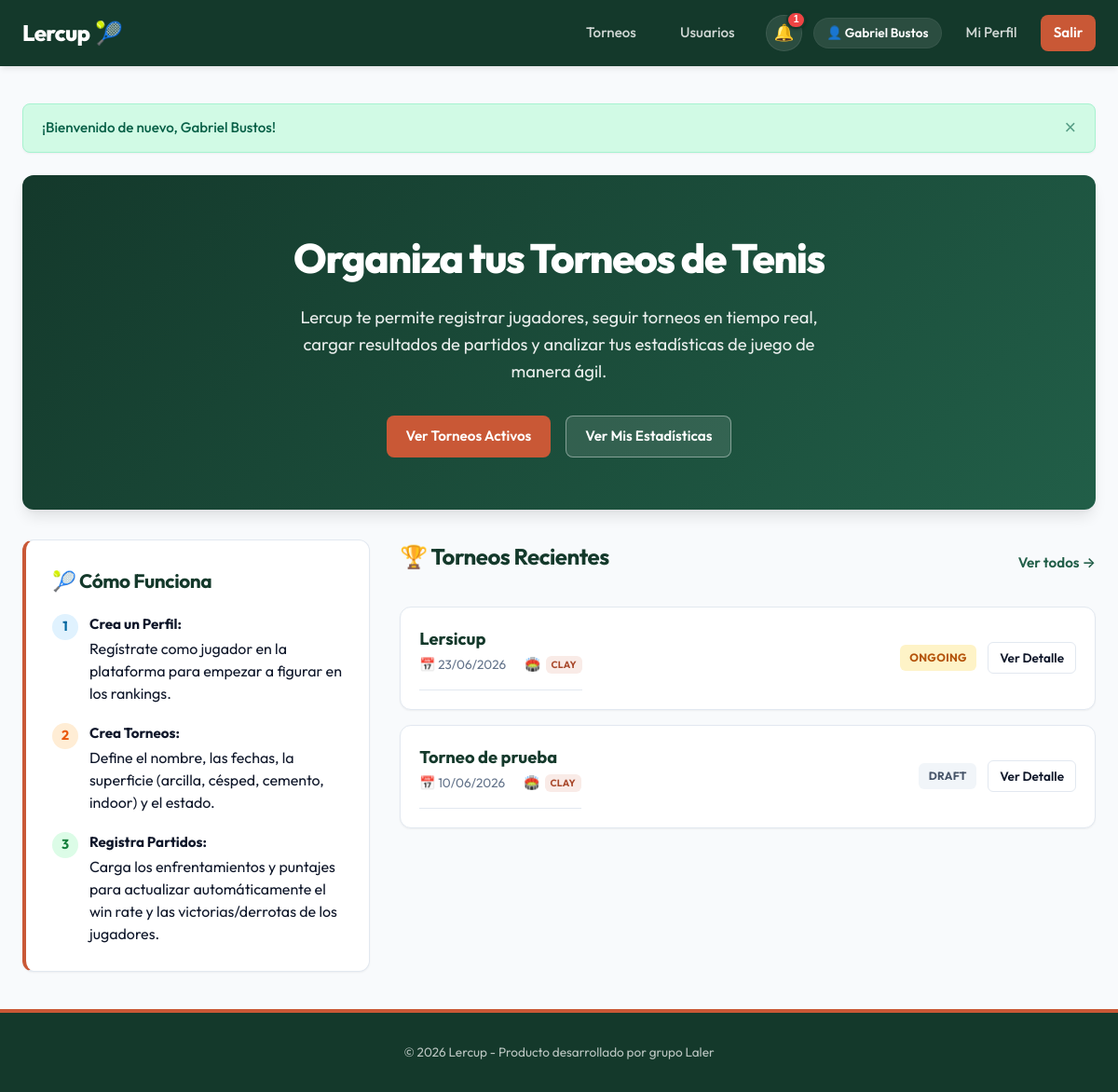
Screenshot of / (signed in) with the database file from the repository.
### app/models/user.py (models this page shows)
class User(SQLModel, table=True):
    id: Optional[int] = Field(default=None, primary_key=True)
    email: str = Field(index=True, unique=True, nullable=False)
    hashed_password: str = Field(nullable=False)
    full_name: str = Field(nullable=False)
    city: Optional[str] = Field(default=None)
    phone_number: Optional[str] = Field(default=None)
    avatar_url: Optional[str] = Field(default=None)
    is_admin: bool = Field(default=False)
    role: str = Field(default="player") # player, tournament_admin, admin
    created_at: datetime = Field(default_factory=datetime.utcnow)
    profiles: List["PlayerProfile"] = Relationship(
        back_populates="user",
        sa_relationship_kwargs={"cascade": "all, delete-orphan"}
    )
    registrations: List["TournamentRegistration"] = Relationship(
        back_populates="user",
        sa_relationship_kwargs={"cascade": "all, delete-orphan"}
    )
    created_tournaments: List["Tournament"] = Relationship(
        back_populates="creator"
    )

### app/models/tournament.py (models this page shows)
class Tournament(SQLModel, table=True):
    id: Optional[int] = Field(default=None, primary_key=True)
    name: str = Field(nullable=False)
    description: Optional[str] = Field(default=None)
    start_date: datetime = Field(nullable=False)
    end_date: datetime = Field(nullable=False)
    surface: str = Field(default="clay")  # clay, grass, hard, indoor
    status: str = Field(default="draft")  # draft, ongoing, finished
    creator_id: int = Field(foreign_key="user.id", nullable=False)
    format_id: Optional[int] = Field(foreign_key="tournamentformat.id", default=None, nullable=True)
    sport: str = Field(default="tennis", index=True, nullable=False)  # tennis, padel, etc.
    category: str = Field(default="flexible", nullable=False) # flexible, Primera, A, B1, B2, C, D
    created_at: datetime = Field(default_factory=datetime.utcnow)
    creator: "User" = Relationship(back_populates="created_tournaments")
    format: Optional["TournamentFormat"] = Relationship()
    registrations: List["TournamentRegistration"] = Relationship(
        back_populates="tournament",
        sa_relationship_kwargs={"cascade": "all, delete-orphan"}
    )
    matches: List["Match"] = Relationship(
        back_populates="tournament",
        sa_relationship_kwargs={"cascade": "all, delete-orphan"}
    )
    group_rounds: List["GroupRound"] = Relationship(
        back_populates="tournament",
        sa_relationship_kwargs={"cascade": "all, delete-orphan"},
    )

### app/routes/web/home.py (the view)
@router.get("/")
def home(request: Request, db: Session = Depends(get_session)):
    tournaments = TournamentService.get_all_tournaments(db)
    return render_template(request, db, "index.html", {
        "tournaments": tournaments,
        "active_page": "home"
    })

### app/templates/index.html (shortened to what this page needs)
{% extends "base.html" %}
{% block content %}
<div class="welcome-hero" style="text-align: center; padding: 3.5rem 1.5rem; background: linear-gradient(135deg, var(--primary-color), var(--primary-light)); color: white; border-radius: var(--border-radius); margin-bottom: 2rem; box-shadow: var(--shadow-lg);">
    <h1 style="color: white; margin-bottom: 1rem; font-size: 2.75rem; font-weight: 800; letter-spacing: -0.03em;">Organiza tus Torneos de Tenis</h1>
    <p style="font-size: 1.15rem; max-width: 600px; margin: 0 auto 2rem auto; opacity: 0.9; line-height: 1.6;">Lercup te permite registrar jugadores, seguir torneos en tiempo real, cargar resultados de partidos y analizar tus estadísticas de juego de manera ágil.</p>
    {% if not current_user %}
        <div style="display: flex; justify-content: center; gap: 1rem; flex-wrap: wrap;">
            <a href="/auth/register" class="btn btn-secondary">Comenzar Gratis</a>
            <a href="/auth/login" class="btn btn-outline" style="color: white; border-color: rgba(255,255,255,0.4); background: rgba(255, 255, 255, 0.1);">Iniciar Sesión</a>
        </div>
    {% else %}
        <div style="display: flex; justify-content: center; gap: 1rem; flex-wrap: wrap;">
            <a href="/tournaments" class="btn btn-secondary">Ver Torneos Activos</a>
            <a href="/users/profile/{{ current_user.id }}" class="btn btn-outline" style="color: white; border-color: rgba(255,255,255,0.4); background: rgba(255, 255, 255, 0.1);">Ver Mis Estadísticas</a>
        </div>
    {% endif %}
</div>
<div class="grid-cols-1-2" style="margin-top: 2rem;">
    <div class="card" style="display: flex; flex-direction: column; justify-content: space-between; border-left: 4px solid var(--accent-color);">
        <div>
            <h2 class="card-title">🎾 Cómo Funciona</h2>
            <ul style="list-style: none; display: flex; flex-direction: column; gap: 1.25rem; margin-top: 1.25rem;">
                <li style="display: flex; align-items: flex-start; gap: 0.75rem;">
                    <span style="background: #e0f2fe; color: #0369a1; width: 28px; height: 28px; display: flex; align-items: center; justify-content: center; border-radius: 50%; font-weight: bold; flex-shrink: 0; font-size: 0.9rem;">1</span>
                    <div>
                        <strong style="display: block; font-size: 0.95rem; margin-bottom: 0.15rem;">Crea un Perfil:</strong> Regístrate como jugador en la plataforma para empezar a figurar en los rankings.
                    </div>
                </li>
                <li style="display: flex; align-items: flex-start; gap: 0.75rem;">
                    <span style="background: #ffedd5; color: #ea580c; width: 28px; height: 28px; display: flex; align-items: center; justify-content: center; border-radius: 50%; font-weight: bold; flex-shrink: 0; font-size: 0.9rem;">2</span>
                    <div>
                        <strong style="display: block; font-size: 0.95rem; margin-bottom: 0.15rem;">Crea Torneos:</strong> Define el nombre, las fechas, la superficie (arcilla, césped, cemento, indoor) y el estado.
                    </div>
                </li>
                <li style="display: flex; align-items: flex-start; gap: 0.75rem;">
                    <span style="background: #dcfce7; color: #15803d; width: 28px; height: 28px; display: flex; align-items: center; justify-content: center; border-radius: 50%; font-weight: bold; flex-shrink: 0; font-size: 0.9rem;">3</span>
                    <div>
                        <strong style="display: block; font-size: 0.95rem; margin-bottom: 0.15rem;">Registra Partidos:</strong> Carga los enfrentamientos y puntajes para actualizar automáticamente el win rate y las victorias/derrotas de los jugadores.
                    </div>
                </li>
            </ul>
        </div>
    </div>
    <div>
        <div style="display: flex; justify-content: space-between; align-items: center; margin-bottom: 1.25rem;">
            <h2>🏆 Torneos Recientes</h2>
            <a href="/tournaments" style="font-size: 0.95rem; color: var(--primary-light); font-weight: 600; text-decoration: none;">Ver todos &rarr;</a>
        </div>
        {% if tournaments %}
            <div style="display: flex; flex-direction: column; gap: 1rem;">
                {% for t in tournaments[:3] %}
                    <div class="card" style="padding: 1.25rem; display: flex; justify-content: space-between; align-items: center; gap: 1rem;">
                        <div>
                            <h3 style="font-size: 1.15rem; color: var(--primary-color); font-weight: 700;">{{ t.name }}</h3>
                            <div class="card-meta" style="margin-bottom: 0; margin-top: 0.25rem;">
                                <span>📅 {{ t.start_date.strftime('%d/%m/%Y') }}</span>
                                <span>🏟️ <span class="badge badge-{{ t.surface }}" style="font-size:0.65rem; padding: 0.1rem 0.35rem;">{{ t.surface }}</span></span>
                            </div>
                        </div>
                        <div style="display: flex; align-items: center; gap: 0.75rem;">
                            <span class="badge badge-{{ t.status }}">{{ t.status }}</span>
                            <a href="/tournaments/detail/{{ t.id }}" class="btn btn-outline btn-sm">Ver Detalle</a>
                        </div>
                    </div>
                {% endfor %}
            </div>
        {% endif %}
    </div>
</div>
{% endblock %}

### app/templates/base.html (shortened to what this page needs)
<!DOCTYPE html>
<html lang="es">
<head>
    <link rel="stylesheet" href="/static/css/app.css">
</head>
<body>
    <header>
        <div class="navbar">
            <a href="/" class="nav-brand">
                Lercup<span>🎾</span>
            </a>
            <nav>
                <ul class="nav-menu">
                    <li><a href="/tournaments" class="nav-link {% if active_page == 'tournaments' %}active{% endif %}">Torneos</a></li>
                    <li><a href="/users" class="nav-link {% if active_page == 'users' %}active{% endif %}">Usuarios</a></li>
                    {% if current_user %}
                        <li class="nav-actions-group">
                            <div class="notification-menu">
                                <button type="button" class="notification-bell" aria-label="Notificaciones{% if unread_notification_count > 0 %} ({{ unread_notification_count }} sin leer){% endif %}" aria-expanded="false">
                                    <span class="notification-bell-icon" aria-hidden="true">🔔</span>
                                    {% if unread_notification_count > 0 %}
                                        <span class="notification-badge" aria-hidden="true">{{ unread_notification_count }}</span>
                                    {% endif %}
                                </button>
                            </div>
                            <div class="user-menu">
                                <span class="user-badge">👤 {{ current_user.full_name }}</span>
                                <a href="/users/profile/{{ current_user.id }}" class="nav-link {% if active_page == 'profile' %}active{% endif %}">Mi Perfil</a>
                                <a href="/auth/logout" class="nav-link nav-btn">Salir</a>
                            </div>
                        </li>
                    {% else %}
                        <li><a href="/auth/login" class="nav-link">Iniciar Sesión</a></li>
                        <li><a href="/auth/register" class="nav-link nav-btn">Registrarse</a></li>
                    {% endif %}
                </ul>
            </nav>
        </div>
    </header>
    <main>
        {% if messages %}
            <div class="alerts-container">
                {% for msg in messages %}
                    <div class="alert alert-{{ msg.type }}">
                        <span>{{ msg.text }}</span>
                        <button class="close-btn">&times;</button>
                    </div>
                {% endfor %}
            </div>
        {% endif %}
        {% block content %}
        {% endblock %}
    </main>
    <footer>
        <p>&copy; 2026 Lercup - Producto desarrollado por grupo Laler</p>
    </footer>
</body>
</html>

### rows the page displays
User: full_name "Gabriel Bustos"
Tournament: name "Lersicup", start_date "23/06/2026", surface "CLAY", status "ONGOING"
Tournament: name "Torneo de prueba", start_date "10/06/2026", surface "CLAY", status "DRAFT"

### other values shown
{{ unread_notification_count }} "1"
{{ msg.text }} "¡Bienvenido de nuevo, Gabriel Bustos!"
